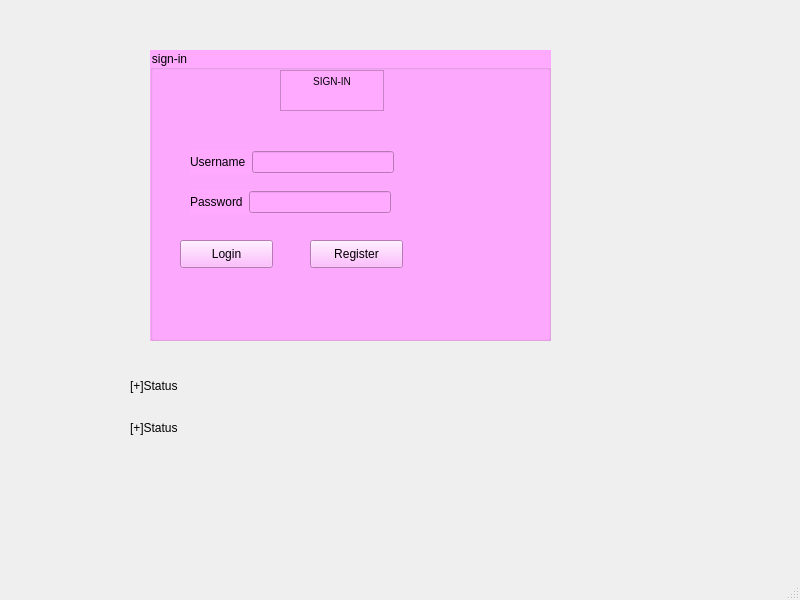
<?xml version="1.0" encoding="UTF-8"?>
<ui version="4.0">
 <class>MainWindow</class>
 <widget class="QMainWindow" name="MainWindow">
  <property name="geometry">
   <rect>
    <x>0</x>
    <y>0</y>
    <width>800</width>
    <height>600</height>
   </rect>
  </property>
  <property name="windowTitle">
   <string>MainWindow</string>
  </property>
  <widget class="QWidget" name="centralwidget">
   <widget class="QGroupBox" name="groupBox">
    <property name="geometry">
     <rect>
      <x>150</x>
      <y>50</y>
      <width>401</width>
      <height>291</height>
     </rect>
    </property>
    <property name="styleSheet">
     <string notr="true">background-color: rgb(255, 170, 255);</string>
    </property>
    <property name="title">
     <string>sign-in</string>
    </property>
    <widget class="QPushButton" name="pushButton">
     <property name="geometry">
      <rect>
       <x>30</x>
       <y>190</y>
       <width>93</width>
       <height>28</height>
      </rect>
     </property>
     <property name="text">
      <string>Login</string>
     </property>
    </widget>
    <widget class="QTextEdit" name="textEdit">
     <property name="geometry">
      <rect>
       <x>130</x>
       <y>20</y>
       <width>104</width>
       <height>41</height>
      </rect>
     </property>
     <property name="html">
      <string>&lt;!DOCTYPE HTML PUBLIC &quot;-//W3C//DTD HTML 4.0//EN&quot; &quot;http://www.w3.org/TR/REC-html40/strict.dtd&quot;&gt;
&lt;html&gt;&lt;head&gt;&lt;meta name=&quot;qrichtext&quot; content=&quot;1&quot; /&gt;&lt;style type=&quot;text/css&quot;&gt;
p, li { white-space: pre-wrap; }
&lt;/style&gt;&lt;/head&gt;&lt;body style=&quot; font-family:'MS Shell Dlg 2'; font-size:7.8pt; font-weight:400; font-style:normal;&quot;&gt;
&lt;p align=&quot;center&quot; style=&quot; margin-top:0px; margin-bottom:0px; margin-left:0px; margin-right:0px; -qt-block-indent:0; text-indent:0px;&quot;&gt;SIGN-IN&lt;/p&gt;&lt;/body&gt;&lt;/html&gt;</string>
     </property>
    </widget>
    <widget class="QWidget" name="layoutWidget">
     <property name="geometry">
      <rect>
       <x>40</x>
       <y>100</y>
       <width>204</width>
       <height>24</height>
      </rect>
     </property>
     <layout class="QHBoxLayout" name="horizontalLayout">
      <item>
       <widget class="QLabel" name="label">
        <property name="text">
         <string>Username</string>
        </property>
       </widget>
      </item>
      <item>
       <widget class="QLineEdit" name="lineEdit"/>
      </item>
     </layout>
    </widget>
    <widget class="QWidget" name="layoutWidget">
     <property name="geometry">
      <rect>
       <x>40</x>
       <y>140</y>
       <width>201</width>
       <height>24</height>
      </rect>
     </property>
     <layout class="QHBoxLayout" name="horizontalLayout_2">
      <item>
       <widget class="QLabel" name="label_2">
        <property name="text">
         <string>Password</string>
        </property>
       </widget>
      </item>
      <item>
       <widget class="QLineEdit" name="lineEdit_2"/>
      </item>
     </layout>
    </widget>
    <widget class="QPushButton" name="pushButton_2">
     <property name="geometry">
      <rect>
       <x>160</x>
       <y>190</y>
       <width>93</width>
       <height>28</height>
      </rect>
     </property>
     <property name="text">
      <string>Register</string>
     </property>
    </widget>
   </widget>
   <widget class="QLabel" name="label_3">
    <property name="geometry">
     <rect>
      <x>130</x>
      <y>370</y>
      <width>521</width>
      <height>31</height>
     </rect>
    </property>
    <property name="text">
     <string>[+]Status</string>
    </property>
   </widget>
   <widget class="QLabel" name="label_4">
    <property name="geometry">
     <rect>
      <x>130</x>
      <y>420</y>
      <width>411</width>
      <height>16</height>
     </rect>
    </property>
    <property name="text">
     <string>[+]Status</string>
    </property>
   </widget>
  </widget>
  <widget class="QMenuBar" name="menubar">
   <property name="geometry">
    <rect>
     <x>0</x>
     <y>0</y>
     <width>800</width>
     <height>26</height>
    </rect>
   </property>
  </widget>
  <widget class="QStatusBar" name="statusbar"/>
 </widget>
 <resources/>
 <connections/>
</ui>
